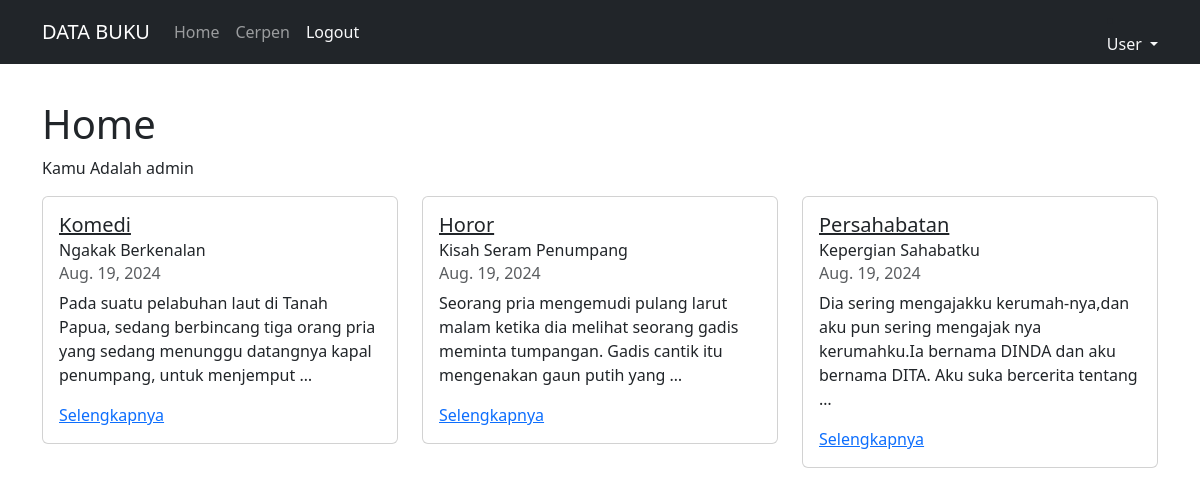
The app's page /home/ (signed in) with its own data.
### cerpen/models.py (models this page shows, shortened)
class Cerpen(models.Model):
    judul               = models.CharField(max_length=255)
    isi                 = models.TextField()
    kategori            = models.CharField(max_length=255)
    published           = models.DateTimeField(auto_now_add=True)
    updated             = models.DateTimeField(auto_now=True)
    slug                = models.SlugField(blank=True, editable=False)

### databuku/views.py (the view)
# urls.py: path('home/', BlogHomeView.as_view(), name='home'),
class BlogHomeView(LoginRequiredMixin,TemplateView, CerpenPerKategori):
    template_name = "index.html"
    def get_context_data(self, **kwargs):
        context = super().get_context_data(**kwargs)
        queryset = self.get_latest_cerpen_each_kategori()
        context = {
            'latest_cerpen_list':queryset
        }
        return context

### cerpen/views.py (called while the page is built)
    def get_latest_cerpen_each_kategori(self):
        kategori_list = self.model.objects.values_list('kategori', flat=True).distinct()
        queryset = []
        for kategori in kategori_list:
            cerpen = self.model.objects.filter(kategori=kategori).latest('published')
            queryset.append(cerpen)
        return queryset

### templates/index.html (shortened to what this page needs)
{% extends "base.html" %}
{% block contents %}
    <h1>Home</h1>
    <p>Kamu Adalah {{user.username}}</p>
    <div class="row">
        {% for cerpen in latest_cerpen_list %}
            <div class="col-sm-4">
                <div class="card">
                    <div class="card-body">
                    <h5 class="card-title"><a class="text-dark" href="{% url 'cerpen:category' cerpen.kategori 1 %}" >{{cerpen.kategori}}</a></h5>
                    <h6 class="card-subtitle mb-2 text-dark">{{cerpen.judul}}</h6>
                    <h6 class="card-subtitle mb-2 text-body-secondary">{{cerpen.published|date}}</h6>
                    <p class="card-text">{{cerpen.isi|truncatewords:20}}</p>
                    <a href="{% url 'cerpen:detail' cerpen.slug %}" class="card-link">Selengkapnya</a>
                    </div>
                </div>
            </div>
        {% endfor %}
    </div>
{% endblock contents %}

### records on screen
Cerpen: kategori "Komedi", judul "Ngakak Berkenalan", published "Aug. 19, 2024", isi "Pada suatu pelabuhan laut di Tanah Papua, sedang berbincang tiga orang pria yang sedang menunggu datangnya kapal penumpang, untuk menjemput …"
Cerpen: kategori "Horor", judul "Kisah Seram Penumpang", published "Aug. 19, 2024", isi "Seorang pria mengemudi pulang larut malam ketika dia melihat seorang gadis meminta tumpangan. Gadis cantik itu mengenakan gaun putih yang …"
Cerpen: kategori "Persahabatan", judul "Kepergian Sahabatku", published "Aug. 19, 2024", isi "Dia sering mengajakku kerumah-nya,dan aku pun sering mengajak nya kerumahku.Ia bernama DINDA dan aku bernama DITA. Aku suka bercerita tentang …"

### other values on screen
{{ user.username }} "admin"
